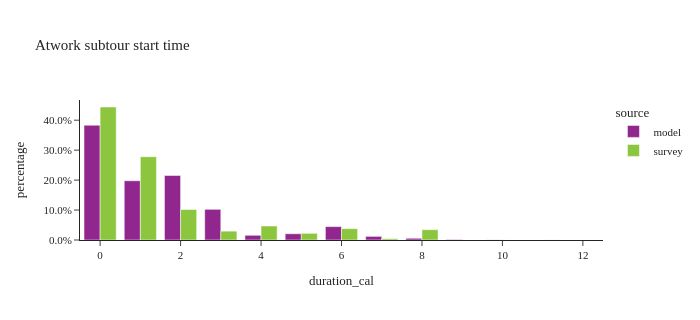

Source (notebook cell):
### Markdown cell above
## atwork subtours duration

### Code cell
util.plot_share_barchart(atwork_subtour, 'tour_weight', 'duration_cal', height=320,title="Atwork subtour start time")

### Figure 1 — Plotly figure (JSON) as saved in the notebook; plotly's stock layout.template omitted (floating-point values rounded to 4 significant figures)
{"data": [{"alignmentgroup": "True", "customdata": [[84070.0, 84070.0], [43400.0, 43400.0], [47270.0, 47270.0], [22470.0, 22470.0], [3452.0, 3452.0], [4572.0, 4572.0], [9804.0, 9804.0], [2641.0, 2641.0], [1276.0, 1276.0], [342.0, 342.0], [79.0, 79.0], [5.0, 5.0], [1.0, 1.0]], "hovertemplate": "source=model<br>duration_cal=%{x}<br>percentage=%{y}<br>weighted_sum=%{customdata[0]}<br>sample_size=%{customdata[1]}<extra></extra>", "legendgroup": "model", "marker": {"color": "#91268F", "pattern": {"shape": ""}}, "name": "model", "offsetgroup": "model", "orientation": "v", "showlegend": true, "textposition": "auto", "type": "bar", "x": [0.0, 1.0, 2.0, 3.0, 4.0, 5.0, 6.0, 7.0, 8.0, 9.0, 10.0, 11.0, 12.0], "xaxis": "x", "y": [0.3832, 0.1978, 0.2155, 0.1024, 0.01574, 0.02084, 0.04469, 0.01204, 0.005816, 0.001559, 0.0003601, 2.279e-05, 4.558e-06], "yaxis": "y"}, {"alignmentgroup": "True", "customdata": [[120200.0, 110.0], [75220.0, 121.0], [27560.0, 37.0], [8001.0, 13.0], [12660.0, 14.0], [6029.0, 5.0], [10270.0, 4.0], [1173.0, 2.0], [9328.0, 2.0], [51.81, 1.0], [117.3, 1.0]], "hovertemplate": "source=survey<br>duration_cal=%{x}<br>percentage=%{y}<br>weighted_sum=%{customdata[0]}<br>sample_size=%{customdata[1]}<extra></extra>", "legendgroup": "survey", "marker": {"color": "#8CC63E", "pattern": {"shape": ""}}, "name": "survey", "offsetgroup": "survey", "orientation": "v", "showlegend": true, "textposition": "auto", "type": "bar", "x": [0.0, 1.0, 2.0, 3.0, 4.0, 5.0, 6.0, 7.0, 8.0, 10.0, 11.0], "xaxis": "x", "y": [0.4441, 0.278, 0.1019, 0.02957, 0.04678, 0.02228, 0.03794, 0.004336, 0.03448, 0.0001915, 0.0004334], "yaxis": "y"}], "layout": {"barmode": "group", "height": 320, "legend": {"title": {"text": "source"}, "tracegroupgap": 0}, "title": {"text": "Atwork subtour start time"}, "width": 700, "xaxis": {"anchor": "y", "domain": [0.0, 1.0], "title": {"text": "duration_cal"}}, "yaxis": {"anchor": "x", "domain": [0.0, 1.0], "tickformat": ".1%", "title": {"text": "percentage"}}}}
